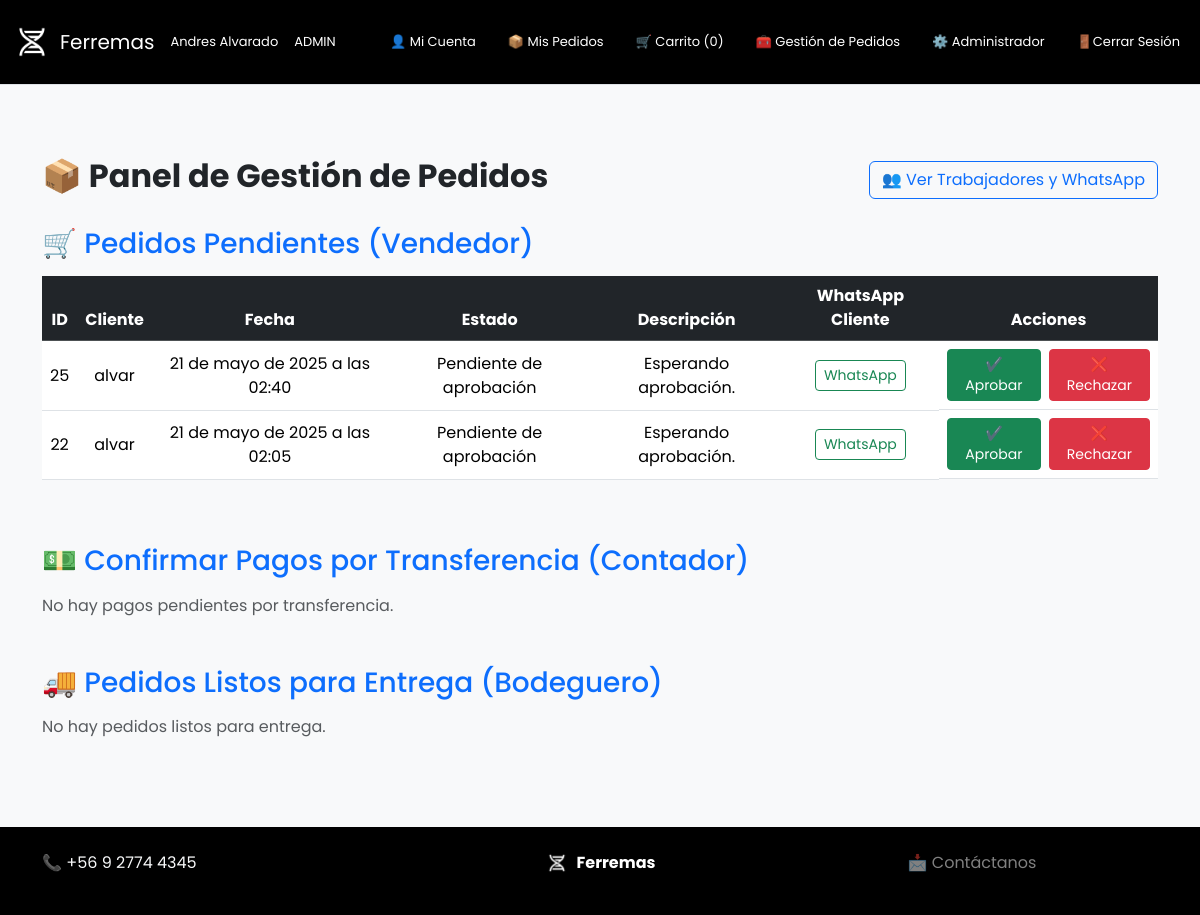
The app's page /trabajador/ (signed in), older data.
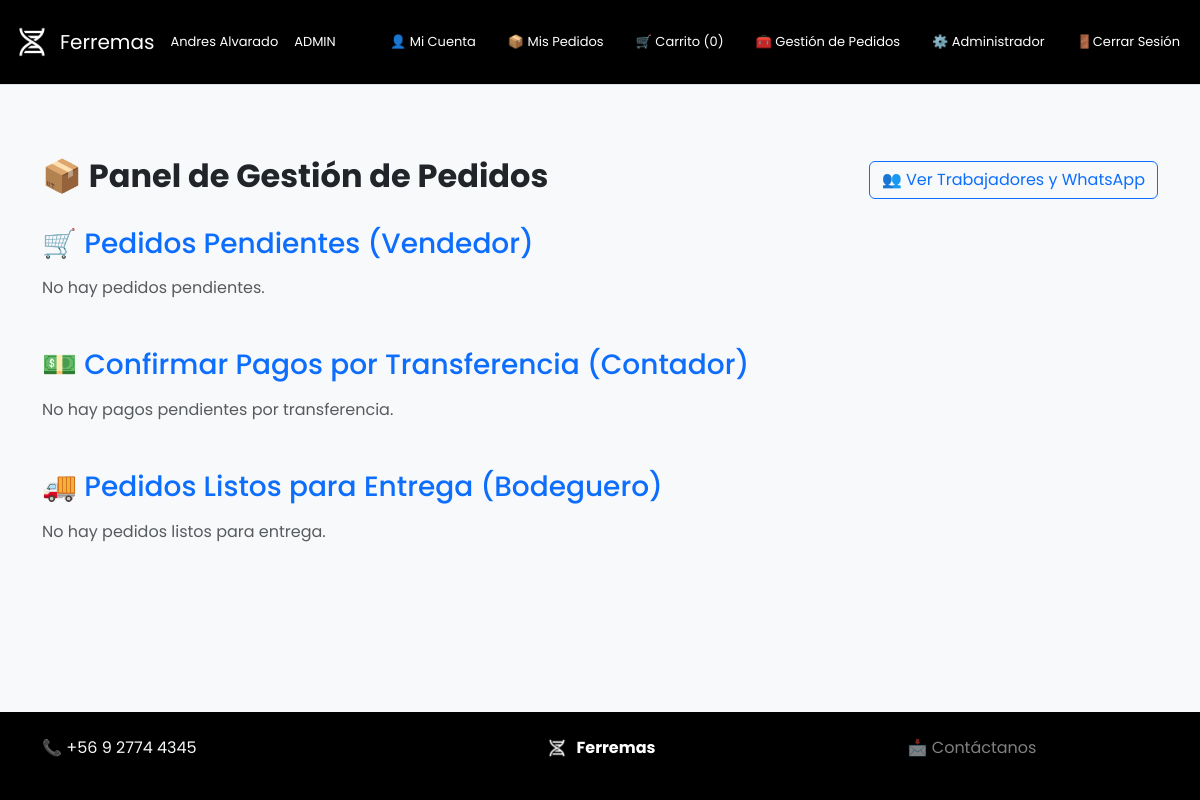
The same page, newer data.
### core/models.py (models this page shows, shortened)
class Pedido(models.Model):
    ESTADOS = [
        ('PENDIENTE', 'Pendiente de aprobación'),
        ('RECHAZADO', 'Rechazado por el vendedor'),
        ('ACEPTADO', 'Aprobado por el vendedor'),
        ('EN_ESPERA_PAGO', 'Esperando pago del cliente'),
        ('LISTO_PAGO', 'Pedido listo para pago'),
        ('PAGO_CONFIRMADO', 'Pago confirmado por contador'),
        ('LISTO_DESPACHO', 'Cliente eligió despacho/retiro'),
        ('ENTREGADO', 'Preparado y entregado por bodeguero'),
        ('VENTA_FINALIZADA', 'Venta completada'),
    ]
    cliente = models.ForeignKey(User, on_delete=models.CASCADE)
    fecha_creacion = models.DateTimeField(auto_now_add=True)
    estado = models.CharField(max_length=30, choices=ESTADOS, default='PENDIENTE')
    metodo_pago = models.CharField(max_length=30, null=True, blank=True)
    tipo_entrega = models.CharField(max_length=30, null=True, blank=True)  # retiro o despacho
    observaciones = models.TextField(null=True, blank=True)

### core/views.py (the view)
# urls.py: path("trabajador/", panel_trabajador, name="panel_trabajador"),
@login_required
def panel_trabajador(request):
    if request.user.perfilusuario.rol not in [
        "ADMIN",
        "VENDEDOR",
        "BODEGUERO",
        "CONTADOR",
    ]:
        return HttpResponseForbidden("No tienes permiso para acceder a esta vista.")
    pedidos_listos = Pedido.objects.filter(estado="PAGO_CONFIRMADO")
    pedidos_transferencia = Pedido.objects.filter(
        estado="EN_ESPERA_PAGO", metodo_pago="transferencia"
    )
    pedidos_pendientes = Pedido.objects.filter(estado="PENDIENTE").order_by(
        "-fecha_creacion"
    )
    trabajadores = PerfilUsuario.objects.filter(rol__in=['VENDEDOR', 'BODEGUERO', 'CONTADOR', 'ADMIN'])
    print(trabajadores)
    return render(
        request,
        "panelTrabajador.html",
        {
            "pedidos": pedidos_listos,
            "pedidos_transferencia": pedidos_transferencia,
            "pedidos_pendientes": pedidos_pendientes,
            "trabajadores": trabajadores,
        },
    )

### core/context_processors.py (called while the page is built)
def cargar_perfil_y_perfiles(request):
    perfil = None
    perfiles = []
    if request.user.is_authenticated:
        perfil = PerfilUsuario.objects.filter(user=request.user).first()
        perfiles = PerfilUsuario.objects.all()
    return {
        'perfil': perfil,
        'perfiles': perfiles,
    }

### core/models.py (called while the page is built)
    def __str__(self):
        return f'{self.user.username} - {self.get_rol_display()}'

### core/templates/panelTrabajador.html (shortened to what the changed rows need)
{% extends 'plantilla.html' %}
{% block content %}
<div class="container py-5">
  <div class="d-flex justify-content-between align-items-center mb-4">
    <h2 class="text-center fw-bold">📦 Panel de Gestión de Pedidos</h2>
  </div>
  {% if perfil.rol in 'VENDEDOR ADMIN' %}
  <section class="mb-5">
    <h3 class="text-primary mb-3">🛒 Pedidos Pendientes (Vendedor)</h3>
    {% if pedidos_pendientes %}
    <div class="table-responsive">
      <table class="table table-hover text-center align-middle">
        <thead class="table-dark">
          <tr>
            <th>ID</th>
            <th>Cliente</th>
            <th>Fecha</th>
            <th>Estado</th>
            <th>Descripción</th>
            <th>WhatsApp Cliente</th>
            <th>Acciones</th>
          </tr>
        </thead>
        <tbody>
          {% for pedido in pedidos_pendientes %}
          <tr>
            <td>{{ pedido.id }}</td>
            <td>{{ pedido.cliente.username }}</td>
            <td>{{ pedido.fecha_creacion }}</td>
            <td>{{ pedido.get_estado_display }}</td>
            <td>
              {% if pedido.estado == 'PENDIENTE' %}Esperando aprobación.
              {% elif pedido.estado == 'RECHAZADO' %}Rechazado por vendedor.
              {% elif pedido.estado == 'ACEPTADO' %}Aprobado, en espera de pago/entrega.
              {% else %}-{% endif %}
            </td>
            <td>
              {% if pedido.cliente.perfilusuario.telefono %}
              <a href="https://wa.me/{{ pedido.cliente.perfilusuario.telefono }}?text=Hola%20{{ pedido.cliente.first_name }},%20tu%20pedido%20N°{{ pedido.id }}%20está%20en%20proceso." class="btn btn-outline-success btn-sm" target="_blank">WhatsApp</a>
              {% else %}No disponible{% endif %}
            </td>
            <td class="d-flex justify-content-center gap-2">
              <a href="{% url 'aprobar_pedido' pedido.id %}" class="btn btn-success btn-sm">✔️ Aprobar</a>
              <a href="{% url 'rechazar_pedido' pedido.id %}" class="btn btn-danger btn-sm">❌ Rechazar</a>
            </td>
          </tr>
          {% endfor %}
        </tbody>
      </table>
    </div>
    {% else %}
    <p class="text-muted">No hay pedidos pendientes.</p>
    {% endif %}
  </section>
  {% endif %}
</div>
{% endblock %}

Row changes from the older to the newer data that the page shows:
removed Pedido: id "25", cliente.username "alvar", fecha_creacion "21 de mayo de 2025 a las 02:40", estado "Pendiente de aprobación", shows "Esperando aprobación."
removed Pedido: id "22", cliente.username "alvar", fecha_creacion "21 de mayo de 2025 a las 02:05", estado "Pendiente de aprobación", shows "Esperando aprobación."
Text that changed along with them:
text no longer shown: "ID Cliente Fecha Estado Descripción WhatsApp Cliente Acciones"
text now shown: "No hay pedidos pendientes."
